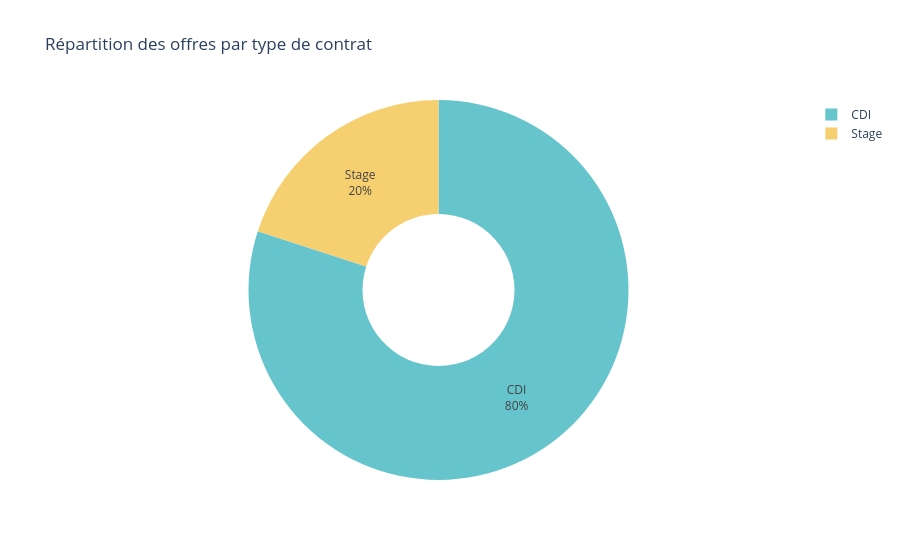

Here is the notebook cell this chart was saved with:
### Code cell
import plotly.express as px

# Création du graphique en anneau
fig_contrat = px.pie(
    df,
    names="type_contrat_libelle",
    title="Répartition des offres par type de contrat",
    hole=0.4,
    color_discrete_sequence=px.colors.qualitative.Pastel,
)

fig_contrat.update_traces(textinfo="percent+label")
fig_contrat.show()

### Figure 1 — Plotly figure (JSON) as saved in the notebook; plotly's stock layout.template omitted (floating-point values rounded to 4 significant figures)
{"data": [{"domain": {"x": [0, 1], "y": [0, 1]}, "hole": 0.4, "hovertemplate": "type_contrat_libelle=%{label}<extra></extra>", "labels": ["CDI", "Stage", "CDI", "CDI", "CDI"], "legendgroup": "", "name": "", "showlegend": true, "textinfo": "percent+label", "type": "pie"}], "layout": {"legend": {"tracegroupgap": 0}, "piecolorway": ["rgb(102, 197, 204)", "rgb(246, 207, 113)", "rgb(248, 156, 116)", "rgb(220, 176, 242)", "rgb(135, 197, 95)", "rgb(158, 185, 243)", "rgb(254, 136, 177)", "rgb(201, 219, 116)", "rgb(139, 224, 164)", "rgb(180, 151, 231)", "rgb(179, 179, 179)"], "title": {"text": "Répartition des offres par type de contrat"}}}
